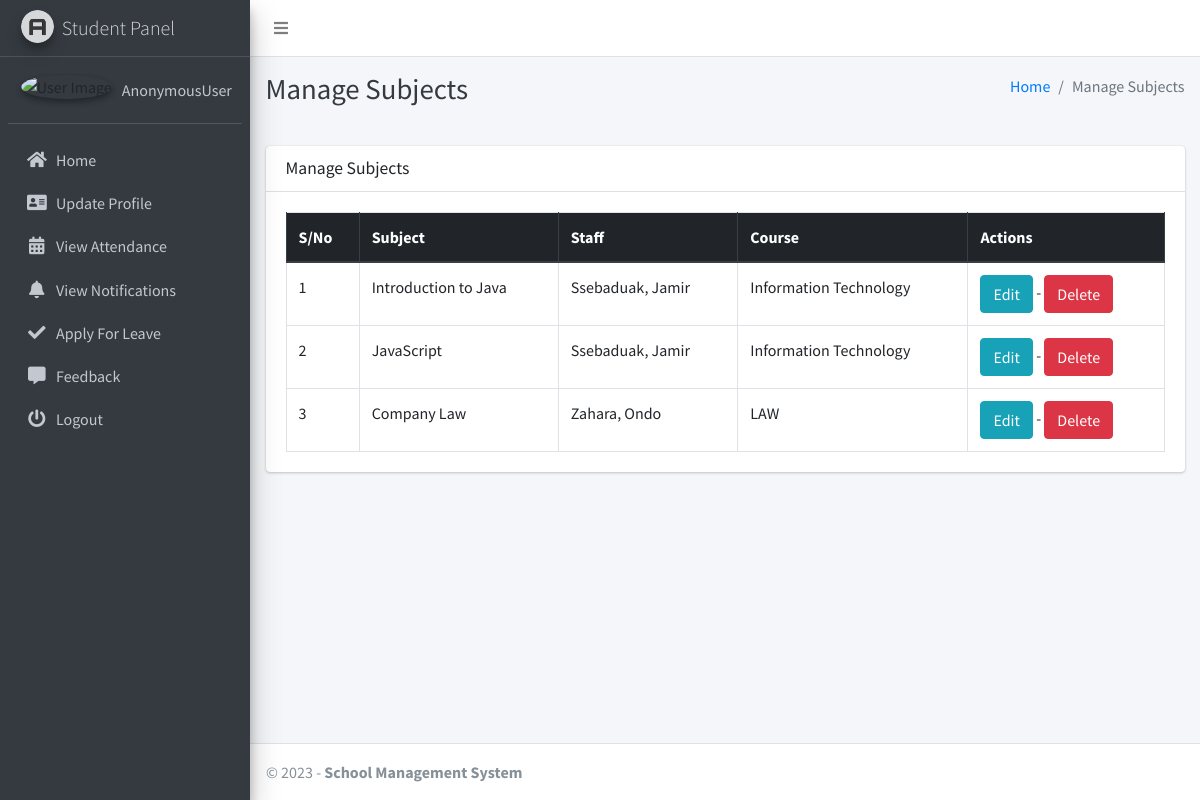
The page /subject/manage/ on the database its author committed.
### studentsmanagementapp/models.py (models this page shows, shortened)
class Subject(models.Model):
    name = models.CharField(max_length=120)
    staff = models.ForeignKey(Staff,on_delete=models.CASCADE,)
    course = models.ForeignKey(Course, on_delete=models.CASCADE)
    updated_at = models.DateTimeField(auto_now=True)
    created_at = models.DateTimeField(auto_now_add=True)

class Staff(models.Model):
    course = models.ForeignKey(Course, on_delete=models.DO_NOTHING, null=True, blank=False)
    admin = models.OneToOneField(CustomUser, on_delete=models.CASCADE)

class CustomUser(AbstractUser):
    USER_TYPE = ((1, "HOD"), (2, "Staff"), (3, "Student"))
    GENDER = [("M", "Male"), ("F", "Female")]
    username = None  # Removed username, using email instead
    email = models.EmailField(unique=True)
    user_type = models.CharField(default=1, choices=USER_TYPE, max_length=1)
    gender = models.CharField(max_length=1, choices=GENDER)
    profile_pic = models.ImageField()
    address = models.TextField()
    fcm_token = models.TextField(default="")  # For firebase notifications
    created_at = models.DateTimeField(auto_now_add=True)
    updated_at = models.DateTimeField(auto_now=True)
    USERNAME_FIELD = "email"
    REQUIRED_FIELDS = []
    objects = CustomUserManager()
    def __str__(self):
        return self.last_name + ", " + self.first_name

class Course(models.Model):
    name = models.CharField(max_length=120)
    created_at = models.DateTimeField(auto_now_add=True)
    updated_at = models.DateTimeField(auto_now=True)

### studentsmanagementapp/hod_views.py (the view)
# urls.py: path("subject/manage/", hod_views.manage_subject, name='manage_subject'),
def manage_subject(request):
    subjects = Subject.objects.all()
    context = {
        'subjects': subjects,
        'page_title': 'Manage Subjects'
    }
    return render(request, "hod_template/manage_subject.html", context)

### studentsmanagementapp/templates/hod_template/manage_subject.html
{% extends 'main_app/base.html' %}
{% load static %}
{% block page_title %}{{page_title}}{% endblock page_title %}
{% block content %}
<section class="content">
    <div class="container-fluid">
        <div class="row">
            <div class="col-md-12">
                <div class="card">
                    <div class="card-header">
                        <h3 class="card-title">{{page_title}}</h3>
                    </div>
                    <div class="card-body">
                        <table id="example2" class="table table-bordered table-hover">
                            <thead class="thead-dark">
                                <tr>
                                    <th>S/No</th>
                                    <th>Subject</th>
                                    <th>Staff</th>
                                    <th>Course</th>
                                    <th>Actions</th>
                                </tr>
                            </thead>
                            <tbody>
                                {% for subject in subjects %}
                                <tr>
                                    <td>{{ forloop.counter }}</td>
                                    <td>{{subject.name}}</td>
                                    <td>{{subject.staff.admin}}</td>
                                    <td>{{subject.course.name}}</td>
                                    <td>
                                        <a href="{% url 'edit_subject' subject.id %}" class="btn btn-info">Edit</a> -
                                        <a href="{% url 'delete_subject' subject.id %}" onclick="return confirm('Are you sure you want to delete this ?')" class="btn btn-danger">Delete</a>
                                    </td>
                                </tr>
                                {% endfor %}
                            </tbody>
                        </table>
                    </div>
                </div>
            </div>
        </div>
    </div>
</section>
{% endblock content %}

### rows shown on the page
Subject: name "Introduction to Java", staff.admin "Ssebaduak, Jamir", course.name "Information Technology"
Subject: name "JavaScript", staff.admin "Ssebaduak, Jamir", course.name "Information Technology"
Subject: name "Company Law", staff.admin "Zahara, Ondo", course.name "LAW"

### other values the page prints
{{ user }} "AnonymousUser"
{{ page_title }} "Manage Subjects"
